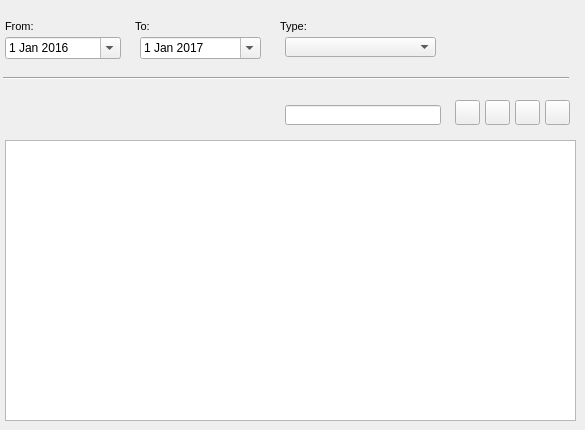
    <widget class="QWidget" name="tab_18">
     <attribute name="title">
      <string>Document</string>
     </attribute>
     <widget class="QTableView" name="tbl_document">
      <property name="geometry">
       <rect>
        <x>5</x>
        <y>140</y>
        <width>571</width>
        <height>281</height>
       </rect>
      </property>
      <property name="sortingEnabled">
       <bool>true</bool>
      </property>
     </widget>
     <widget class="QLabel" name="label_doc_from">
      <property name="geometry">
       <rect>
        <x>5</x>
        <y>15</y>
        <width>90</width>
        <height>22</height>
       </rect>
      </property>
      <property name="font">
       <font>
        <pointsize>8</pointsize>
       </font>
      </property>
      <property name="frameShape">
       <enum>QFrame::NoFrame</enum>
      </property>
      <property name="frameShadow">
       <enum>QFrame::Plain</enum>
      </property>
      <property name="text">
       <string>From:</string>
      </property>
      <property name="textFormat">
       <enum>Qt::AutoText</enum>
      </property>
      <property name="scaledContents">
       <bool>false</bool>
      </property>
      <property name="alignment">
       <set>Qt::AlignLeading|Qt::AlignLeft|Qt::AlignVCenter</set>
      </property>
      <property name="margin">
       <number>3</number>
      </property>
     </widget>
     <widget class="QComboBox" name="doc_type">
      <property name="geometry">
       <rect>
        <x>285</x>
        <y>37</y>
        <width>151</width>
        <height>20</height>
       </rect>
      </property>
     </widget>
     <widget class="Line" name="line_6">
      <property name="geometry">
       <rect>
        <x>3</x>
        <y>70</y>
        <width>566</width>
        <height>16</height>
       </rect>
      </property>
      <property name="orientation">
       <enum>Qt::Horizontal</enum>
      </property>
     </widget>
     <widget class="QPushButton" name="btn_doc_delete">
      <property name="geometry">
       <rect>
        <x>485</x>
        <y>100</y>
        <width>25</width>
        <height>25</height>
       </rect>
      </property>
      <property name="text">
       <string/>
      </property>
      <property name="icon">
       <iconset>
        <normaloff>../../../codesprint_20/gw_rc2_new_forms/icons/widgets/112.png</normaloff>../../../codesprint_20/gw_rc2_new_forms/icons/widgets/112.png</iconset>
      </property>
     </widget>
     <widget class="QLabel" name="label_doc_type">
      <property name="geometry">
       <rect>
        <x>280</x>
        <y>15</y>
        <width>61</width>
        <height>22</height>
       </rect>
      </property>
      <property name="font">
       <font>
        <pointsize>8</pointsize>
       </font>
      </property>
      <property name="layoutDirection">
       <enum>Qt::LeftToRight</enum>
      </property>
      <property name="frameShape">
       <enum>QFrame::NoFrame</enum>
      </property>
      <property name="frameShadow">
       <enum>QFrame::Raised</enum>
      </property>
      <property name="text">
       <string>Type:</string>
      </property>
      <property name="textFormat">
       <enum>Qt::AutoText</enum>
      </property>
      <property name="scaledContents">
       <bool>false</bool>
      </property>
      <property name="margin">
       <number>3</number>
      </property>
     </widget>
     <widget class="QPushButton" name="btn_snapping_13">
      <property name="geometry">
       <rect>
        <x>515</x>
        <y>100</y>
        <width>25</width>
        <height>25</height>
       </rect>
      </property>
      <property name="text">
       <string/>
      </property>
      <property name="icon">
       <iconset>
        <normaloff>../../../codesprint_20/gw_rc2_new_forms/icons/widgets/170.png</normaloff>../../../codesprint_20/gw_rc2_new_forms/icons/widgets/170.png</iconset>
      </property>
     </widget>
     <widget class="QPushButton" name="btn_doc_insert">
      <property name="geometry">
       <rect>
        <x>455</x>
        <y>100</y>
        <width>25</width>
        <height>25</height>
       </rect>
      </property>
      <property name="text">
       <string/>
      </property>
      <property name="icon">
       <iconset>
        <normaloff>../../../codesprint_20/gw_rc2_new_forms/icons/widgets/111.png</normaloff>../../../codesprint_20/gw_rc2_new_forms/icons/widgets/111.png</iconset>
      </property>
     </widget>
     <widget class="QLabel" name="label_doc_to">
      <property name="geometry">
       <rect>
        <x>135</x>
        <y>15</y>
        <width>31</width>
        <height>22</height>
       </rect>
      </property>
      <property name="font">
       <font>
        <pointsize>8</pointsize>
       </font>
      </property>
      <property name="frameShape">
       <enum>QFrame::NoFrame</enum>
      </property>
      <property name="frameShadow">
       <enum>QFrame::Raised</enum>
      </property>
      <property name="text">
       <string>To:</string>
      </property>
      <property name="textFormat">
       <enum>Qt::AutoText</enum>
      </property>
      <property name="scaledContents">
       <bool>false</bool>
      </property>
      <property name="margin">
       <number>3</number>
      </property>
     </widget>
     <widget class="QDateEdit" name="date_document_from">
      <property name="geometry">
       <rect>
        <x>5</x>
        <y>37</y>
        <width>116</width>
        <height>22</height>
       </rect>
      </property>
      <property name="date">
       <date>
        <year>2016</year>
        <month>1</month>
        <day>1</day>
       </date>
      </property>
      <property name="calendarPopup">
       <bool>true</bool>
      </property>
     </widget>
     <widget class="QPushButton" name="btn_snapping_2">
      <property name="geometry">
       <rect>
        <x>545</x>
        <y>100</y>
        <width>25</width>
        <height>25</height>
       </rect>
      </property>
      <property name="text">
       <string/>
      </property>
      <property name="icon">
       <iconset>
        <normaloff>../../../codesprint_20/gw_rc2_new_forms/icons/widgets/171.png</normaloff>../../../codesprint_20/gw_rc2_new_forms/icons/widgets/171.png</iconset>
      </property>
     </widget>
     <widget class="QDateEdit" name="date_document_to">
      <property name="geometry">
       <rect>
        <x>140</x>
        <y>37</y>
        <width>121</width>
        <height>22</height>
       </rect>
      </property>
      <property name="date">
       <date>
        <year>2017</year>
        <month>1</month>
        <day>1</day>
       </date>
      </property>
      <property name="calendarPopup">
       <bool>true</bool>
      </property>
     </widget>
     <widget class="QLineEdit" name="lineEdit_2">
      <property name="geometry">
       <rect>
        <x>285</x>
        <y>105</y>
        <width>156</width>
        <height>20</height>
       </rect>
      </property>
     </widget>
    </widget>
